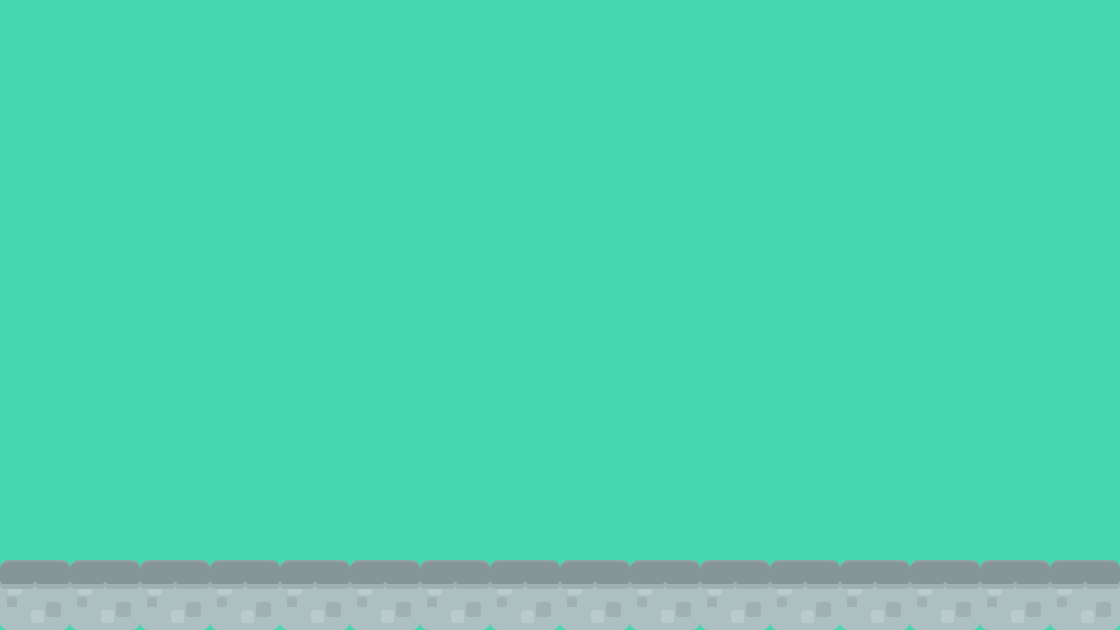

Rendered tile map (Tiled .tmx) drawn with the repository's tilesets; below, a short description and the map source with its tile grids summarised:
An orthogonal 16x9 tile map with 70x70 px tiles, 1 tile layer (background-1), 2 tilesets.

<map version="1.0" orientation="orthogonal" renderorder="right-down" width="16" height="9" tilewidth="70" tileheight="70" backgroundcolor="#45d6b2" nextobjectid="1">
 <tileset firstgid="1" name="background-tiles" tilewidth="70" tileheight="70">
  <image source="../img/background-tiles.png" width="910" height="910" />
 </tileset>
 <tileset firstgid="170" name="meta-tiles" tilewidth="70" tileheight="70">
  <image source="../img/meta-tiles.png" width="350" height="70" />
 </tileset>
 <layer name="background-1" width="16" height="9">
  <data>[144 cells, 16 non-empty, 1 distinct tile ids]</data>
 </layer>
</map>
